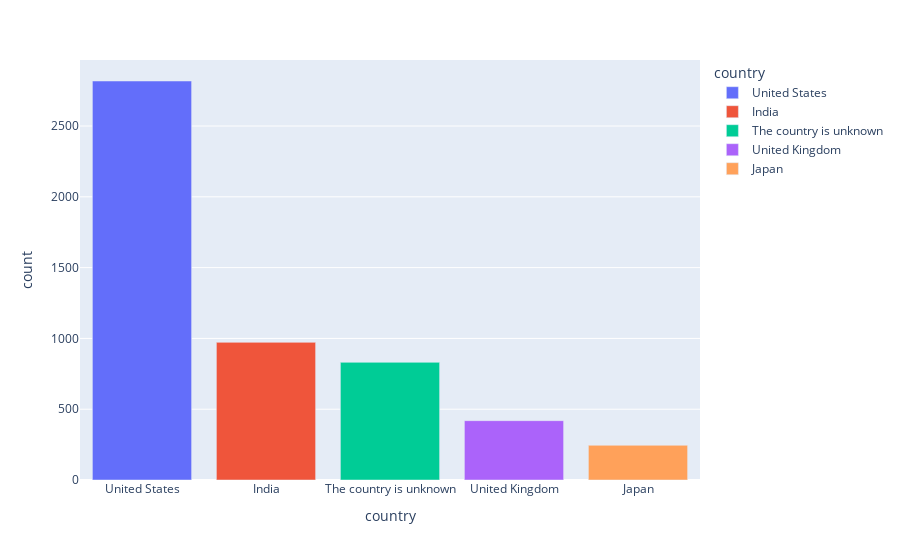

Here is the notebook cell this chart was saved with:
### Code cell
duration=df["duration"].value_counts().reset_index()
country = country.head()
top_country = px.bar(data_frame=country,x='country',y='count',color='country')
top_country

### Figure 1 — Plotly figure (JSON) as saved in the notebook; plotly's stock layout.template omitted (floating-point values rounded to 4 significant figures)
{"data": [{"alignmentgroup": "True", "hovertemplate": "country=%{x}<br>count=%{y}<extra></extra>", "legendgroup": "United States", "marker": {"color": "#636efa", "pattern": {"shape": ""}}, "name": "United States", "offsetgroup": "United States", "orientation": "v", "showlegend": true, "textposition": "auto", "type": "bar", "x": ["United States"], "xaxis": "x", "y": [2818], "yaxis": "y"}, {"alignmentgroup": "True", "hovertemplate": "country=%{x}<br>count=%{y}<extra></extra>", "legendgroup": "India", "marker": {"color": "#EF553B", "pattern": {"shape": ""}}, "name": "India", "offsetgroup": "India", "orientation": "v", "showlegend": true, "textposition": "auto", "type": "bar", "x": ["India"], "xaxis": "x", "y": [972], "yaxis": "y"}, {"alignmentgroup": "True", "hovertemplate": "country=%{x}<br>count=%{y}<extra></extra>", "legendgroup": "The country is unknown", "marker": {"color": "#00cc96", "pattern": {"shape": ""}}, "name": "The country is unknown", "offsetgroup": "The country is unknown", "orientation": "v", "showlegend": true, "textposition": "auto", "type": "bar", "x": ["The country is unknown"], "xaxis": "x", "y": [831], "yaxis": "y"}, {"alignmentgroup": "True", "hovertemplate": "country=%{x}<br>count=%{y}<extra></extra>", "legendgroup": "United Kingdom", "marker": {"color": "#ab63fa", "pattern": {"shape": ""}}, "name": "United Kingdom", "offsetgroup": "United Kingdom", "orientation": "v", "showlegend": true, "textposition": "auto", "type": "bar", "x": ["United Kingdom"], "xaxis": "x", "y": [419], "yaxis": "y"}, {"alignmentgroup": "True", "hovertemplate": "country=%{x}<br>count=%{y}<extra></extra>", "legendgroup": "Japan", "marker": {"color": "#FFA15A", "pattern": {"shape": ""}}, "name": "Japan", "offsetgroup": "Japan", "orientation": "v", "showlegend": true, "textposition": "auto", "type": "bar", "x": ["Japan"], "xaxis": "x", "y": [245], "yaxis": "y"}], "layout": {"barmode": "relative", "legend": {"title": {"text": "country"}, "tracegroupgap": 0}, "margin": {"t": 60}, "xaxis": {"anchor": "y", "categoryarray": ["United States", "India", "The country is unknown", "United Kingdom", "Japan"], "categoryorder": "array", "domain": [0, 1], "title": {"text": "country"}}, "yaxis": {"anchor": "x", "domain": [0, 1], "title": {"text": "count"}}}}
